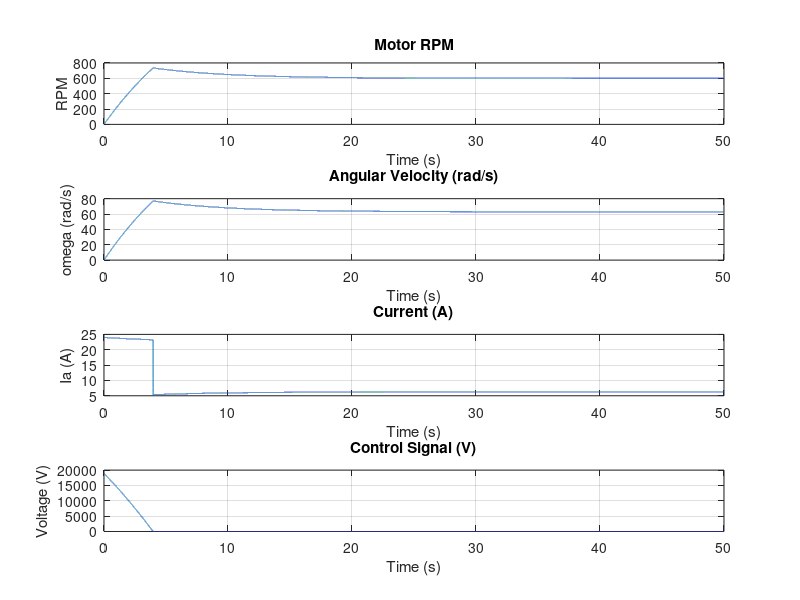

Write the MATLAB code that produced this figure.
clear;
close all;
clc;

% Parameters of the BLDC motor
L = 0.001;  % Inductance (H)
R = 1;      % Resistance (Ohms)
Kb = 0.01;  % Back EMF constant (V/(rad/s))
Kt = 0.01;  % Torque constant (Nm/A)
J = 0.01;   % Rotor inertia (kg*m^2)
B = 0.001;  % Damping coefficient (Nms)

% PI controller gains
Kp = 300;
Ki = 50;

% Desired RPM
desired_rpm = 600;  % Example value
desired_omega = (desired_rpm / 60) * 2 * pi;  % Convert RPM to rad/s

% Simulation parameters
t_final = 50;  % Simulation time (s)
dt = 0.001;    % Time step (s)
t = 0:dt:t_final;

% Initial conditions
Ia = 0;      % Initial current (A)
omega = 0;   % Initial angular velocity (rad/s)
theta = 0;   % Initial position (rad)

% Preallocate arrays for results
Ia_arr = zeros(size(t));
omega_arr = zeros(size(t));
theta_arr = zeros(size(t));
error_arr = zeros(size(t));
control_signal_arr = zeros(size(t));

% PI controller variables
integral = 0;
previous_error = 0;

% Simulation loop
for i = 1:length(t)
    % Calculate error
    error = desired_omega - omega;
    
    % Update PI controller
    integral = integral + error * dt;
    control_signal = Kp * error + Ki * integral;
    
    % Saturate control signal (voltage) to a maximum value (e.g., 24V)
    V = min(max(control_signal, -24), 24);
    
    % Back EMF
    Eb = Kb * omega;
    
    % Differential equations
    dIa_dt = (V - R * Ia - Eb) / L;
    domega_dt = (Kt * Ia - B * omega) / J;
    
    % Euler method to update the state variables
    Ia = Ia + dIa_dt * dt;
    omega = omega + domega_dt * dt;
    theta = theta + omega * dt;
    
    % Store results
    Ia_arr(i) = Ia;
    omega_arr(i) = omega;
    theta_arr(i) = theta;
    error_arr(i) = error;
    control_signal_arr(i) = control_signal;
end

% Plot results
figure;
subplot(4,1,1);
plot(t, (omega_arr / (2 * pi)) * 60);
title('Motor RPM');
xlabel('Time (s)');
ylabel('RPM');
grid on;

subplot(4,1,2);
plot(t, omega_arr);
title('Angular Velocity (rad/s)');
xlabel('Time (s)');
ylabel('omega (rad/s)');
grid on;

subplot(4,1,3);
plot(t, Ia_arr);
title('Current (A)');
xlabel('Time (s)');
ylabel('Ia (A)');
grid on;

subplot(4,1,4);
plot(t, control_signal_arr);
title('Control Signal (V)');
xlabel('Time (s)');
ylabel('Voltage (V)');
grid on;

